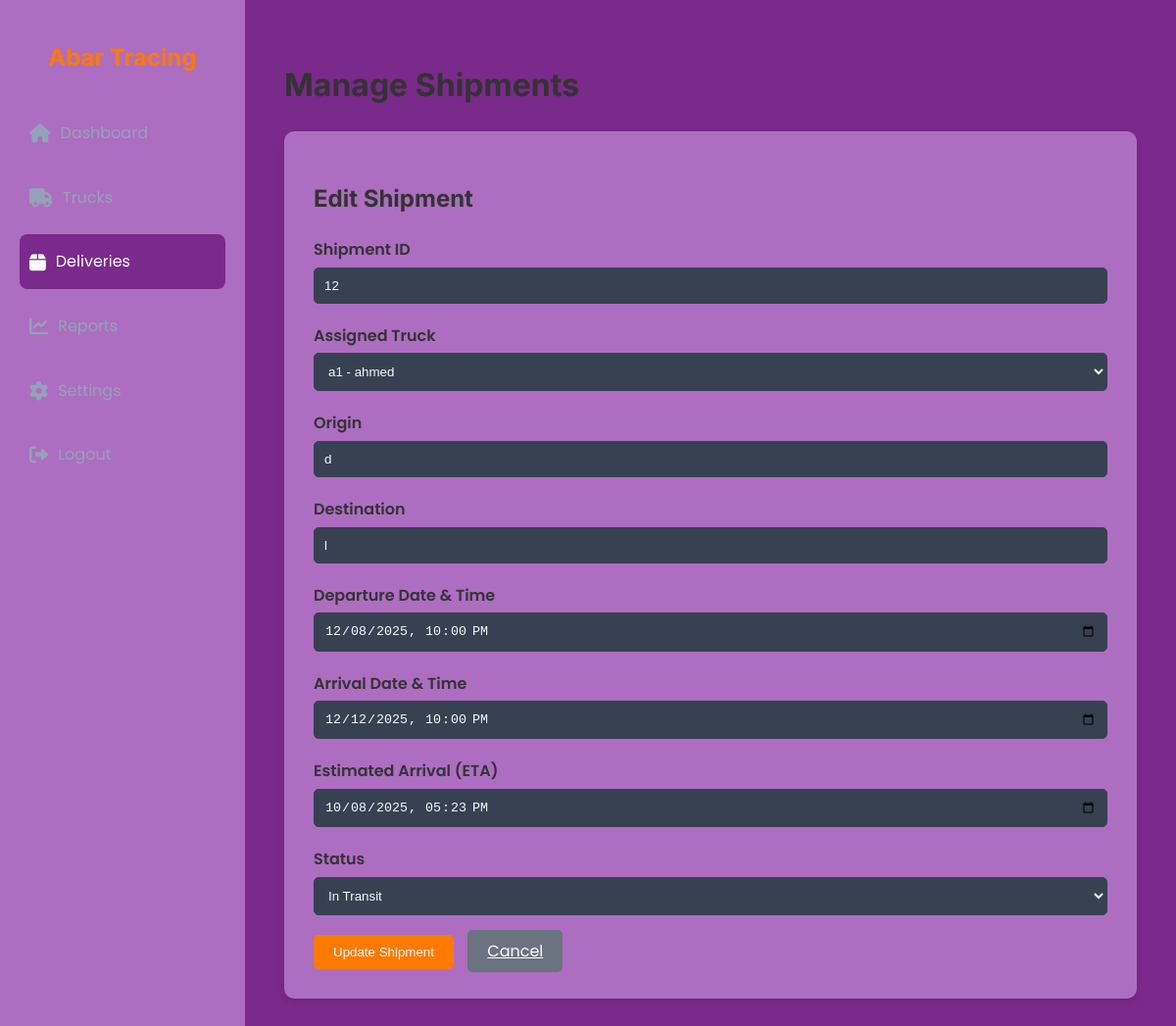
The app's page /admin/shipments.php?action=edit&id=1 (signed in) with its own data.
### tables this page shows
CREATE TABLE `shipments` (
  `id` int(11) NOT NULL,
  `shipment_id` varchar(50) NOT NULL,
  `truck_id` int(11) NOT NULL,
  `origin` varchar(100) NOT NULL,
  `destination` varchar(100) NOT NULL,
  `estimated_arrival` datetime NOT NULL,
  `status` varchar(50) NOT NULL,
  `departure_date` datetime DEFAULT NULL,
  `arrival_date` datetime DEFAULT NULL
);

CREATE TABLE `trucks` (
  `id` int(11) NOT NULL,
  `truck_number` varchar(50) NOT NULL,
  `driver_name` varchar(100) NOT NULL,
  `status` varchar(50) NOT NULL
);

### admin/shipments.php (the view, shortened to what this page needs)
<?php
require_once "../includes/db.php";
$action = $_GET['action'] ?? 'list';
$id = $_GET['id'] ?? null;
$all_trucks = [];
$sql_trucks = "SELECT id, truck_number, driver_name FROM trucks ORDER BY truck_number ASC";
if ($result_trucks = mysqli_query($link, $sql_trucks)) {
    while ($row = mysqli_fetch_assoc($result_trucks)) {
        $all_trucks[] = $row;
    }
}
$shipments = [];
$shipment_data = [
    'shipment_id' => '',
    'truck_id' => '',
    'origin' => '',
    'destination' => '',
    'estimated_arrival' => '',
    'departure_date' => '',
    'arrival_date' => '',
    'status' => ''
];
if ($action == 'edit' && $id) {
    $sql = "SELECT * FROM shipments WHERE id = ?";
    if ($stmt = mysqli_prepare($link, $sql)) {
        mysqli_stmt_bind_param($stmt, "i", $id);
        mysqli_stmt_execute($stmt);
        $result = mysqli_stmt_get_result($stmt);
        if ($row = mysqli_fetch_assoc($result)) {
            $shipment_data = $row;
            $shipment_data['estimated_arrival'] = date('Y-m-d\TH:i', strtotime($shipment_data['estimated_arrival']));
            $shipment_data['departure_date'] = !empty($shipment_data['departure_date']) ? date('Y-m-d\TH:i', strtotime($shipment_data['departure_date'])) : '';
            $shipment_data['arrival_date'] = !empty($shipment_data['arrival_date']) ? date('Y-m-d\TH:i', strtotime($shipment_data['arrival_date'])) : '';
        } else {
            $error = "Shipment not found.";
            $action = 'list';
        }
    }
}
?>
<!DOCTYPE html>
<html lang="en">
<head>
<link rel="stylesheet" href="../assets/css/style.css">
<link rel="stylesheet" href="https://cdnjs.cloudflare.com/ajax/libs/font-awesome/6.0.0-beta3/css/all.min.css">
</head>
<body>
<div class="dashboard-container">
    <div class="sidebar">
        <h2>Abar Tracing</h2>
        <div class="sidebar-menu">
            <a href="dashboard.php"><i class="fas fa-home"></i> Dashboard</a>
            <a href="trucks.php"><i class="fas fa-truck"></i> Trucks</a>
            <a href="shipments.php" class="active"><i class="fas fa-box"></i> Deliveries</a>
            <a href="#"><i class="fas fa-chart-line"></i> Reports</a>
            <a href="#"><i class="fas fa-cog"></i> Settings</a>
            <a href="logout.php"><i class="fas fa-sign-out-alt"></i> Logout</a>
        </div>
    </div>
    <div class="main-content">
        <h1>Manage Shipments</h1>
        <?php if ($action == 'list'): ?>
            <div class="content-box">
                <a href="shipments.php?action=add" class="btn-add"><i class="fas fa-plus"></i> Add New Shipment</a>
                <table class="shipment-table">
                    <thead>
                        <tr>
                            <th>ID</th>
                            <th>Shipment ID</th>
                            <th>Truck</th>
                            <th>Origin</th>
                            <th>Destination</th>
                            <th>Departure</th>
                            <th>Arrival</th>
                            <th>ETA</th>
                            <th>Status</th>
                            <th>Actions</th>
                        </tr>
                    </thead>
                    <tbody>
                        <?php if (!empty($shipments)): ?>
                            <?php foreach ($shipments as $shipment): ?>
                                <tr>
                                    <td><?php echo $shipment['id']; ?></td>
                                    <td><?php echo htmlspecialchars($shipment['shipment_id']); ?></td>
                                    <td><?php echo htmlspecialchars($shipment['truck_number'] . ' (' . $shipment['driver_name'] . ')'); ?></td>
                                    <td><?php echo htmlspecialchars($shipment['origin']); ?></td>
                                    <td><?php echo htmlspecialchars($shipment['destination']); ?></td>
                                    <td><?php echo $shipment['departure_date'] ? date('Y-m-d H:i', strtotime($shipment['departure_date'])) : '-'; ?></td>
                                    <td><?php echo $shipment['arrival_date'] ? date('Y-m-d H:i', strtotime($shipment['arrival_date'])) : '-'; ?></td>
                                    <td><?php echo date('Y-m-d H:i', strtotime($shipment['estimated_arrival'])); ?></td>
                                    <td><?php echo htmlspecialchars($shipment['status']); ?></td>
                                    <td class="action-links">
                                        <a href="shipments.php?action=edit&id=<?php echo $shipment['id']; ?>"><i class="fas fa-edit"></i> Edit</a>
                                        <a href="shipments.php?action=delete&id=<?php echo $shipment['id']; ?>" onclick="return confirm('Are you sure?');"><i class="fas fa-trash-alt"></i> Delete</a>
                                    </td>
                                </tr>
                            <?php endforeach; ?>
                        <?php else: ?>
                            <tr>
                                <td colspan="10">No shipments found.</td>
                            </tr>
                        <?php endif; ?>
                    </tbody>
                </table>
            </div>
        <?php elseif ($action == 'add' || $action == 'edit'): ?>
            <div class="content-box">
                <h2><?php echo ($action == 'edit' ? 'Edit Shipment' : 'Add New Shipment'); ?></h2>
                <form action="shipments.php" method="POST">
                    <div class="form-group">
                        <label for="shipment_id">Shipment ID</label>
                        <input type="text" id="shipment_id" name="shipment_id" class="form-control" value="<?php echo htmlspecialchars($shipment_data['shipment_id']); ?>" required>
                    </div>
                    <div class="form-group">
                        <label for="truck_id">Assigned Truck</label>
                        <select id="truck_id" name="truck_id" class="form-control" required>
                            <?php foreach ($all_trucks as $truck): ?>
                                <option value="<?php echo $truck['id']; ?>" <?php echo ($shipment_data['truck_id'] == $truck['id'] ? 'selected' : ''); ?>>
                                    <?php echo htmlspecialchars($truck['truck_number'] . ' - ' . $truck['driver_name']); ?>
                                </option>
                            <?php endforeach; ?>
                        </select>
                    </div>
                    <div class="form-group">
                        <label for="origin">Origin</label>
                        <input type="text" id="origin" name="origin" class="form-control" value="<?php echo htmlspecialchars($shipment_data['origin']); ?>" required>
                    </div>
                    <div class="form-group">
                        <label for="destination">Destination</label>
                        <input type="text" id="destination" name="destination" class="form-control" value="<?php echo htmlspecialchars($shipment_data['destination']); ?>" required>
                    </div>
                    <div class="form-group">
                        <label for="departure_date">Departure Date & Time</label>
                        <input type="datetime-local" id="departure_date" name="departure_date" class="form-control" value="<?php echo htmlspecialchars($shipment_data['departure_date']); ?>">
                    </div>
                    <div class="form-group">
                        <label for="arrival_date">Arrival Date & Time</label>
                        <input type="datetime-local" id="arrival_date" name="arrival_date" class="form-control" value="<?php echo htmlspecialchars($shipment_data['arrival_date']); ?>">
                    </div>
                    <div class="form-group">
                        <label for="estimated_arrival">Estimated Arrival (ETA)</label>
                        <input type="datetime-local" id="estimated_arrival" name="estimated_arrival" class="form-control" value="<?php echo htmlspecialchars($shipment_data['estimated_arrival']); ?>" required>
                    </div>
                    <div class="form-group">
                        <label for="status">Status</label>
                        <select id="status" name="status" class="form-control" required>
                            <option value="In Transit" <?php echo ($shipment_data['status'] == 'In Transit' ? 'selected' : ''); ?>>In Transit</option>
                        </select>
                    </div>
                    <button type="submit" class="btn-submit"><?php echo ($action == 'edit' ? 'Update Shipment' : 'Add Shipment'); ?></button>
                    <a href="shipments.php" class="btn-submit" style="background-color: #6b7280; margin-left: 10px;">Cancel</a>
                </form>
            </div>
        <?php endif; ?>
    </div>
</div>
</body>
</html>

### assets/css/style.css (style rules this page uses)
:root { --primary-color: #0A1D37; --accent-color: #FF7A00; --accent-gradient: linear-gradient(90deg, #FF7A00, #ff9a2a); --light-gray: #F5F7FA; --white-color: #FFFFFF; --dark-text: #333; --body-font: 'Poppins', sans-serif; --heading-font: 'Inter', sans-serif; --mono-font: 'Roboto Mono', monospace; --border-radius: 15px; --shadow: 0 10px 30px rgba(0, 0, 0, 0.1); }
* { box-sizing: border-box; }
body { font-family: var(--body-font); color: var(--dark-text); background-color: var(--white-color); margin: 0; line-height: 1.6; overflow-x: hidden; }
h1, h2, h3 { font-family: var(--heading-font); font-weight: 700; }
.form-group { margin-bottom: 20px; text-align: left; position: relative; }
.form-group label { display: block; margin-bottom: 5px; font-weight: 600; }
.form-control { width: 100%; padding: 12px 15px; border-radius: 8px; border: none; background-color: rgba(255, 255, 255, 0.9); color: var(--dark-text); transition: all 0.3s; }

### admin/shipments.php (style rules this page uses)
.dashboard-container { display: flex; min-height: 100vh; }
.sidebar { width: 250px; background-color: #ad6ec1ff; padding: 20px; box-shadow: 2px 0 5px rgba(0,0,0,0.2); }
.sidebar h2 { color: var(--accent-color); text-align: center; margin-bottom: 30px; }
.sidebar-menu a { display: flex; align-items: center; padding: 15px 10px; color: #94a3b8; text-decoration: none; border-radius: 8px; margin-bottom: 10px; transition: background-color 0.3s, color 0.3s; }
.sidebar-menu a:hover, .sidebar-menu a.active { background-color: #7A2A8A; color: var(--white-color); }
.sidebar-menu i { margin-right: 10px; font-size: 1.2rem; }
.main-content { flex-grow: 1; padding: 40px; background-color: #7A2A8A; }
.content-box { background-color: #ad6ec1ff; padding: 30px; border-radius: 10px; box-shadow: 0 4px 6px rgba(0,0,0,0.1); }
.form-group { margin-bottom: 20px; }
.form-group label { display: block; margin-bottom: 5px; font-weight: 600; }
.form-control { width: 100%; padding: 10px; border-radius: 5px; border: 1px solid #374151; background-color: #374151; color: #f8fafc; }
.btn-submit { background-color: var(--accent-color); color: var(--white-color); padding: 10px 20px; border: none; border-radius: 5px; cursor: pointer; }

### records on screen
shipments: shipment_id "12", truck_id "a1 - ahmed", origin "d", destination "l", status "In Transit"
